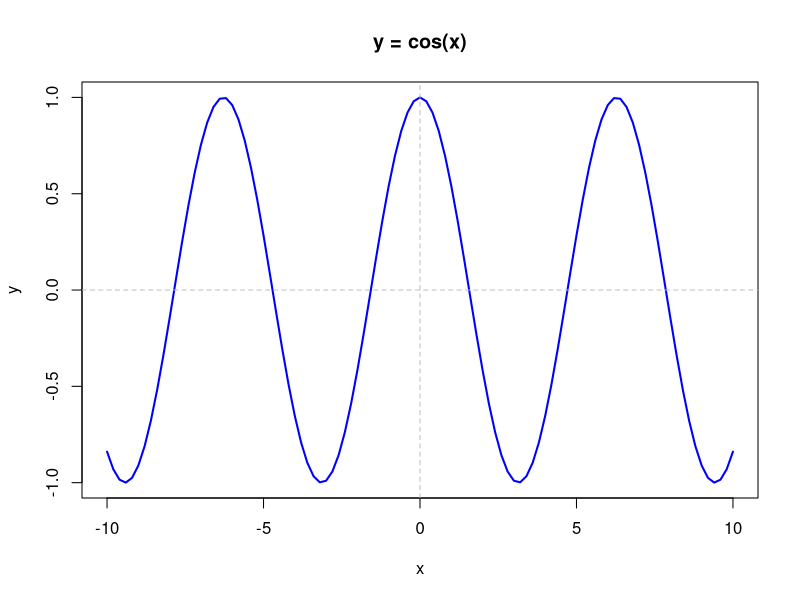
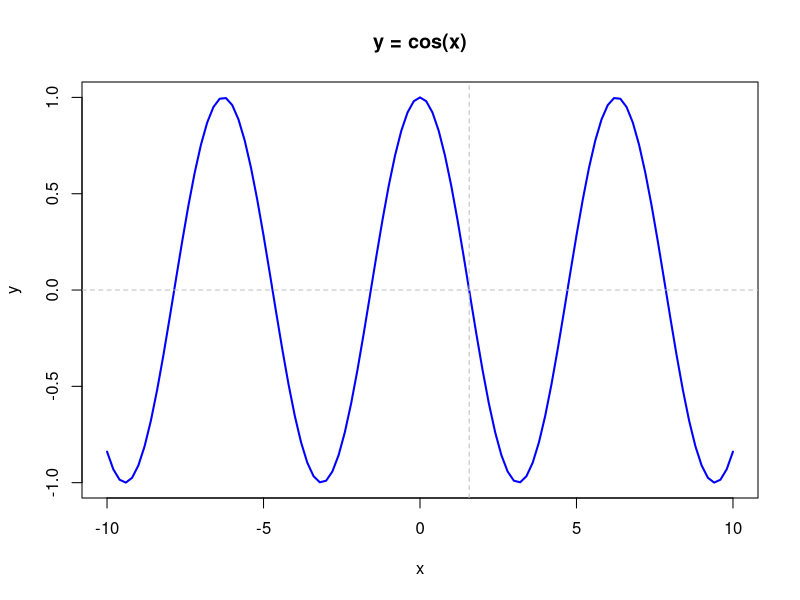
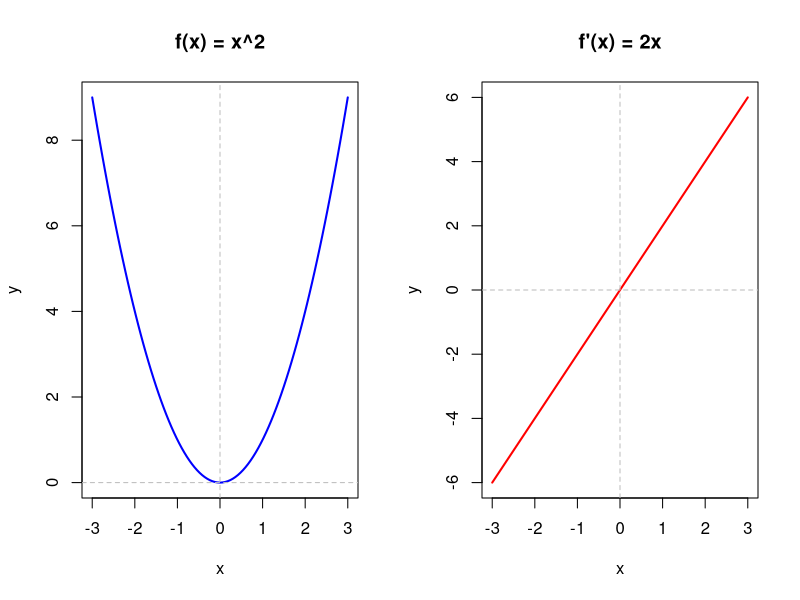
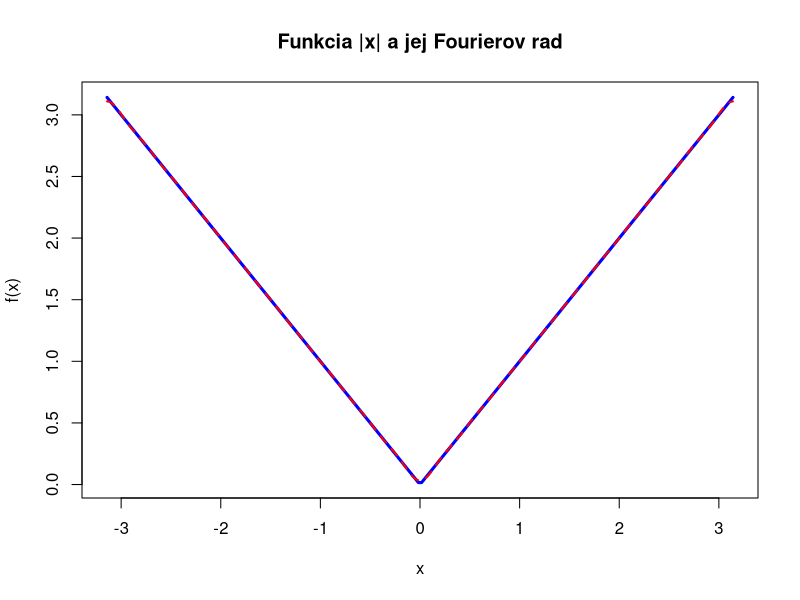
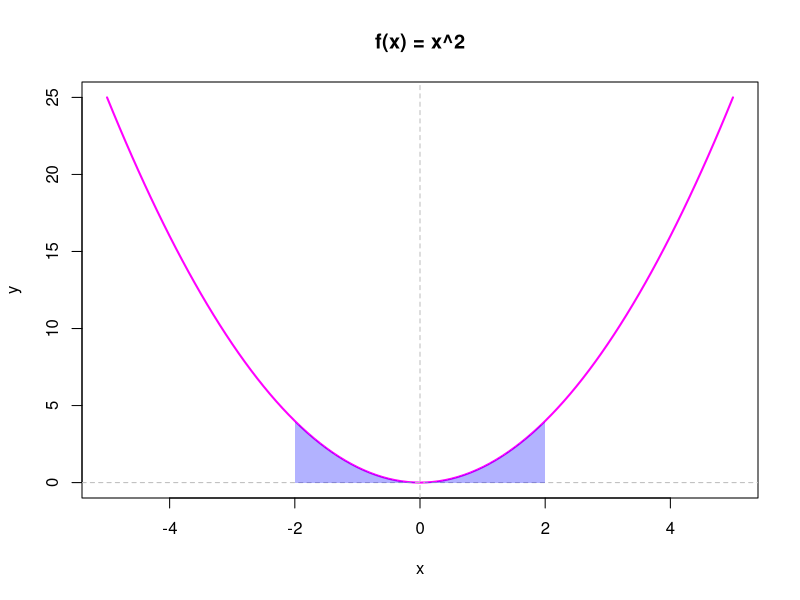
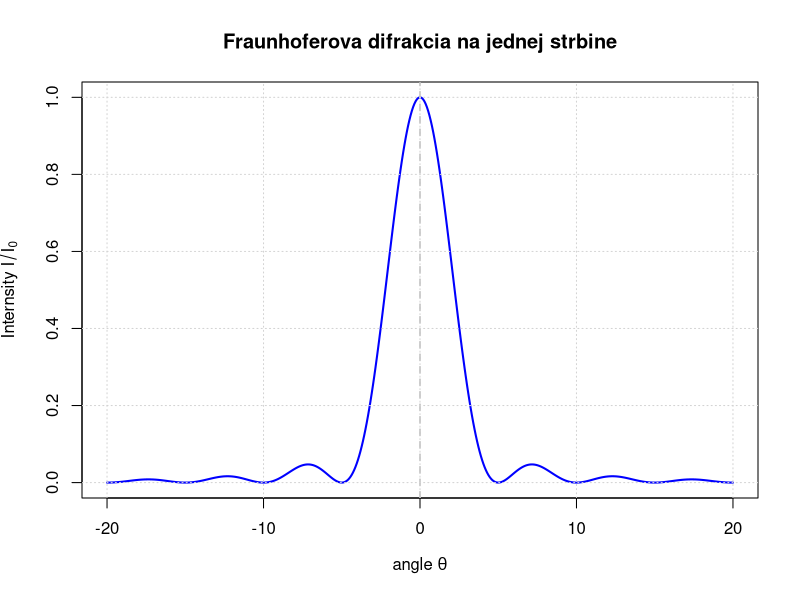

R code for these plots, in order:
## ---- chunk 1
knitr::opts_chunk$set(echo = FALSE, warning = FALSE, message = FALSE)
library(ggplot2)
library(knitr)
## ---- chunk 2
funkcii <- data.frame(
  number = 1:9,
  func = c("$x^2$", "$x^4$", "$x^{100}$", "$$ \\mid x \\mid $$", "$\\cos(x)$", 
              "$\\frac{1}{x^2}$", "$x^4 - 5x^2 + 1$", "$e^{x^2}$", "$konstanta$")
)

kable(funkcii, caption = "Tabulka parnych funkcii", 
      booktabs = TRUE, align = "c")
## ---- chunk 3
curve(cos(x), from = -10, to = 10, 
      col = "blue", lwd = 2, 
      main = "y = cos(x)",
      xlab = "x", ylab = "y")
abline(h = 0, v = 0, col = "gray", lty = 2)
## ---- chunk 4
curve(cos(x), from = -10, to = 10, 
      col = "blue", lwd = 2, 
      main = "y = cos(x)",
      xlab = "x", ylab = "y")
abline(h = 0, v = pi/2, col = "gray", lty = 2)
## ---- chunk 5
par(mfrow = c(1, 2))

curve(x^2, from = -3, to = 3, col = "blue", lwd = 2,
      main = "f(x) = x^2", xlab = "x", ylab = "y")
abline(h = 0, v = 0, col = "gray", lty = 2)

curve(2*x, from = -3, to = 3, col = "red", lwd = 2,
      main = "f'(x) = 2x", xlab = "x", ylab = "y")
abline(h = 0, v = 0, col = "gray", lty = 2)

par(mfrow = c(1, 1))


## ---- chunk 6

x <- seq(-pi, pi, length.out = 200)
f_original <- abs(x)


f_fourier <- pi/2
for(k in 1:10) {
  f_fourier <- f_fourier - (4/pi) * cos((2*k-1)*x) / (2*k-1)^2
}

plot(x, f_original, type = "l", col = "blue", lwd = 3,
     main = "Funkcia |x| a jej Fourierov rad",
     xlab = "x", ylab = "f(x)")
lines(x, f_fourier, col = "red", lwd = 2, lty = 2)
       col = c("blue", "red")
## ---- chunk 7
f <- function(x) x^2

curve(f(x), from = -5, to = 5,
      col = "magenta", lwd = 2,
      main = "f(x) = x^2",
      xlab = "x", ylab = "y")

abline(h = 0, v = 0, col = "gray", lty = 2)

x_right <- seq(0, 2, length.out = 100)
y_right <- f(x_right)

x_left <- seq(-2, 0, length.out = 100)
y_left <- f(x_left)
polygon(c(x_right, rev(x_right)),
        c(y_right, rep(0, length(y_right))),
        col = rgb(0, 0, 1, 0.3), border = NA)
polygon(c(x_left, rev(x_left)),
        c(y_left, rep(0, length(y_left))),
        col = rgb(0, 0, 1, 0.3), border = NA)
## ---- chunk 8
lambda <- 500e-9   
a <- 0.1e-3        
theta <- seq(-0.02, 0.02, length.out = 500)  


beta <- (pi * a * sin(theta)) / lambda


I <- (sin(beta) / beta)^2
I[is.na(I)] <- 1   


plot(theta * 1000, I, type = "l", col = "blue", lwd = 2,
     xlab = expression("angle " * theta),
     ylab = expression("Internsity " * I / I[0]),
     main = "Fraunhoferova difrakcia na jednej strbine")
abline(v = 0, col = "gray", lty = 2, lwd = 1.5)
grid()
## ---- chunk 9
summary_df <- data.frame(
  vlatnosti = c("Symetria", "Integracia", "Derivacia", "Fourierov rad","Plocha"),
  vzorce = c("$f(-x) = f(x)$", "$\\int_{-a}^{a} f(x)dx = 2\\int_0^a f(x)dx$", 
             "$f'(x)$ je neparna", "$b_n = 0$ (len kosinusy)","plocha na $[-a,0]$ = plocha na $[0,a]$")
)

kable(summary_df, caption = "Zhrnutie vlastnosi parnych funkcii", 
      booktabs = TRUE, align = "c")
